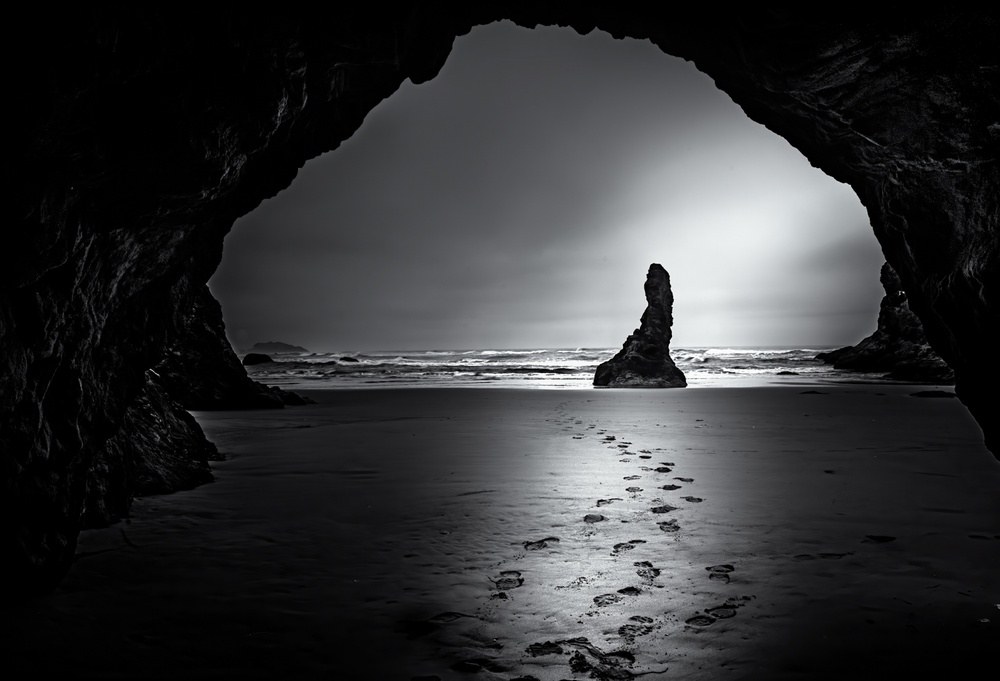
#> input picture assignment_one/shadows-light.jpg, 1000 x 681 px, shrunk from 1500 x 1021 before the run
$ jupyter execute q12.ipynb
#> lines starting #> are read from the running program, lines starting #| are printed output that depends on the picture
Question 12

[cell 1]
import cv2
import numpy as np
import matplotlib.pyplot as plt

img = cv2.imread('shadows-light.jpg', cv2.IMREAD_GRAYSCALE)
#> img: shape (681, 1000); min 0, max 255, mean 51.4
if img is None:
    raise FileNotFoundError("Image not found. Please check the path and filename.")

# Convert to float and take Log (add 1 to avoid log(0))
img_float = np.float32(img) + 1.0
log_img = np.log(img_float)
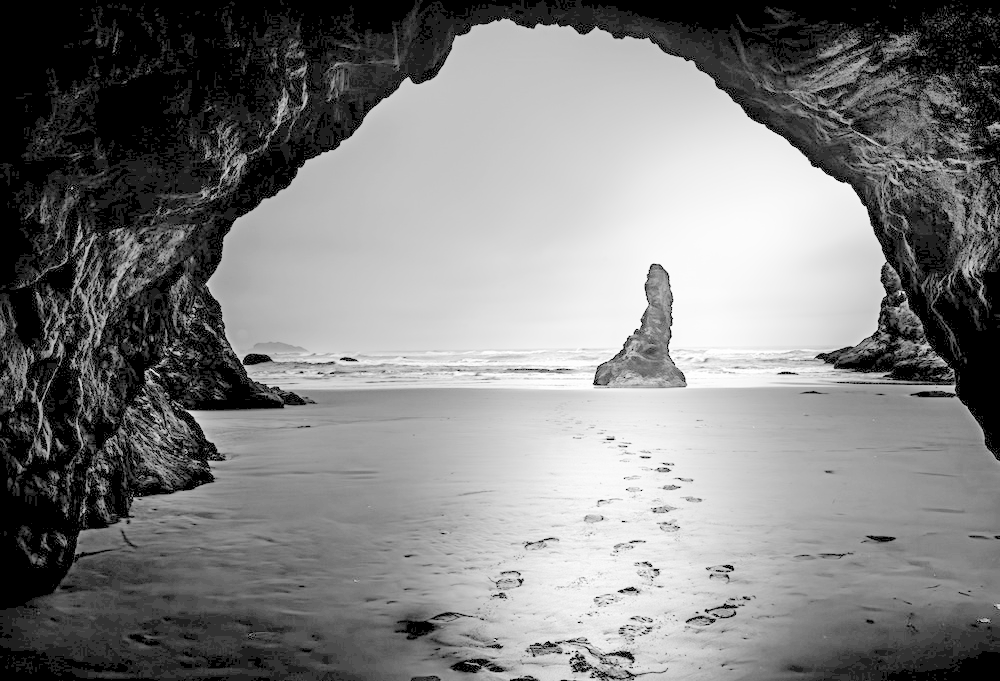
#> log_img: shape (681, 1000) float32; min 0, max 5.55, mean 2.77; drawn with min black and max white

# FFT
fft = np.fft.fft2(log_img)
fft_shift = np.fft.fftshift(fft)

# Create Gaussian High-Pass Filter (Vectorized for speed)
rows, cols = img.shape
#> rows = 681; cols = 1000
crow, ccol = rows // 2, cols // 2
#> crow = 340; ccol = 500

D0 = 80
gamma_l = 0.5
gamma_h = 2.0

# Create a grid of coordinates
u, v = np.meshgrid(np.arange(rows), np.arange(cols), indexing='ij')
D = np.sqrt((u - crow)**2 + (v - ccol)**2)

# Calculate H(u,v)
H = (gamma_h - gamma_l) * (1 - np.exp(-(D**2) / (2 * (D0**2)))) + gamma_l

# Apply Filter and Inverse FFT
filtered_fft = fft_shift * H
ifft_shift = np.fft.ifftshift(filtered_fft)
img_back = np.real(np.fft.ifft2(ifft_shift))
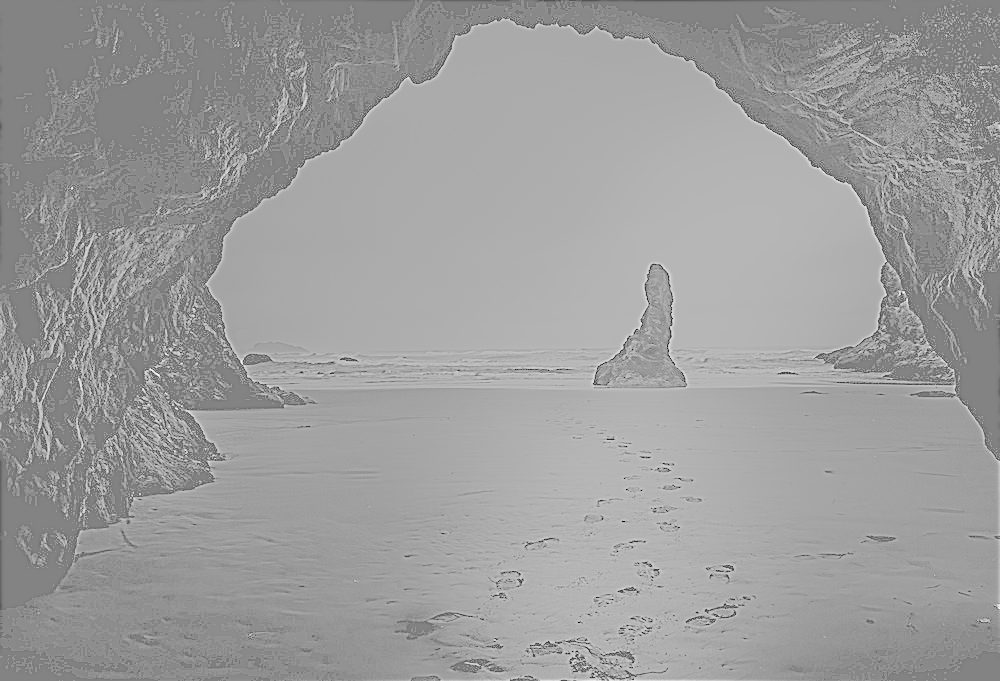
#> img_back: shape (681, 1000) float64; min -6.99, max 6.6, mean 1.38; drawn with min black and max white

# Final Normalization and Exponential
# Bring img_back into a stable range before exp to prevent overflow
img_back = cv2.normalize(img_back, None, 0, 5, cv2.NORM_MINMAX)
img_final = np.exp(img_back)
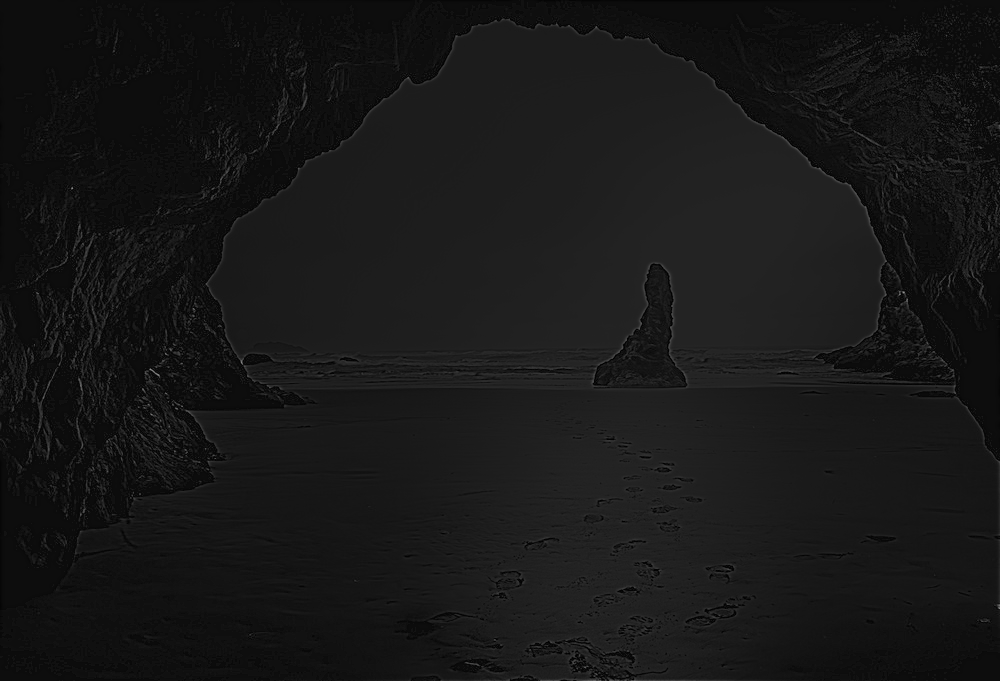
#> img_final: shape (681, 1000) float64; min 1, max 148.4, mean 23.7

# Final stretch to 0-255 for display
img_final = cv2.normalize(img_final, None, 0, 255, cv2.NORM_MINMAX)
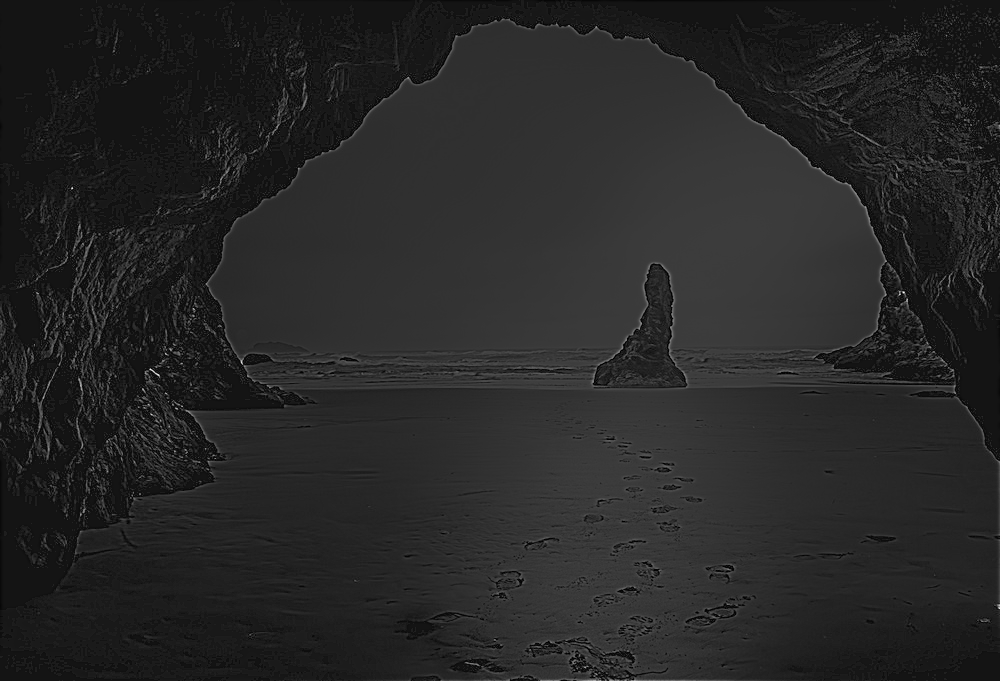
#> img_final: shape (681, 1000) float64; min 6e-17, max 255, mean 39.2
img_final = np.uint8(img_final)

# Display
plt.figure(figsize=(10, 5))
plt.subplot(1, 2, 1);
plt.title("Original");
plt.imshow(img, cmap='gray');
plt.axis('off')

plt.subplot(1, 2, 2);
plt.title("Homomorphic Filtered");
plt.imshow(img_final, cmap='gray');
plt.axis('off')
plt.tight_layout()
plt.show()

$ run again, with assignment_one/emma-noise.jpg copied over assignment_one/shadows-light.jpg
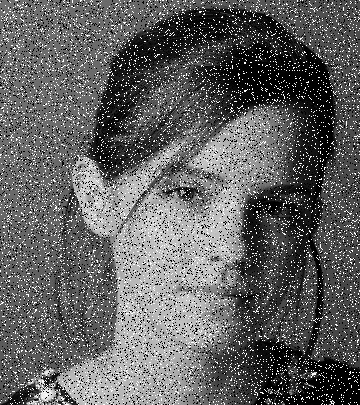
#> input picture assignment_one/emma-noise.jpg, 360 x 405 px
#> img is the input picture: shape (405, 360); min 0, max 255, mean 97.6
#> `img_back = np.real(np.fft.ifft2(ifft_shift))`:
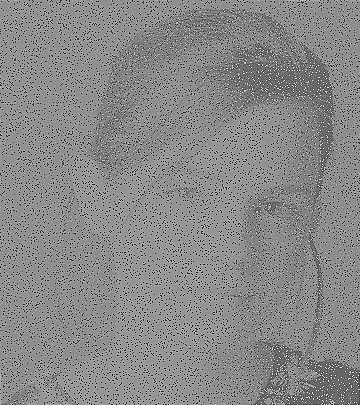
#> img_back: shape (405, 360) float64; min -5.94, max 8.78, mean 1.97; drawn with min black and max white
#> `img_final = cv2.normalize(img_final, None, 0, 255, cv2.NORM_MINMAX)`:
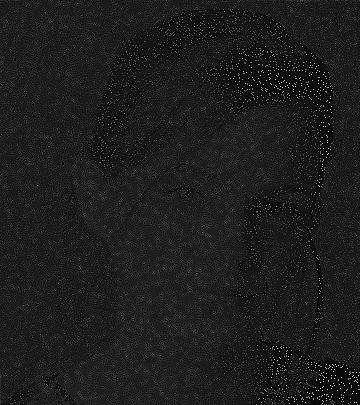
#> img_final: shape (405, 360) float64; min 3e-17, max 255, mean 29.3

$ run again, with assignment_one/highlights_and_shadows.jpg copied over assignment_one/shadows-light.jpg
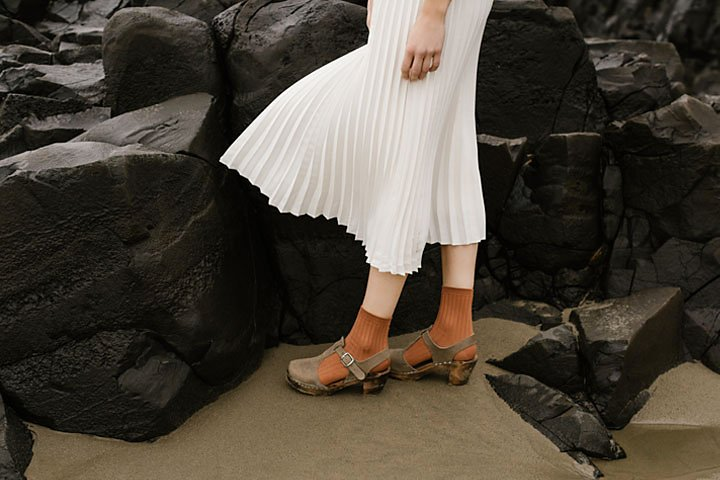
#> input picture assignment_one/highlights_and_shadows.jpg, 720 x 480 px
#> `img_back = np.real(np.fft.ifft2(ifft_shift))`:
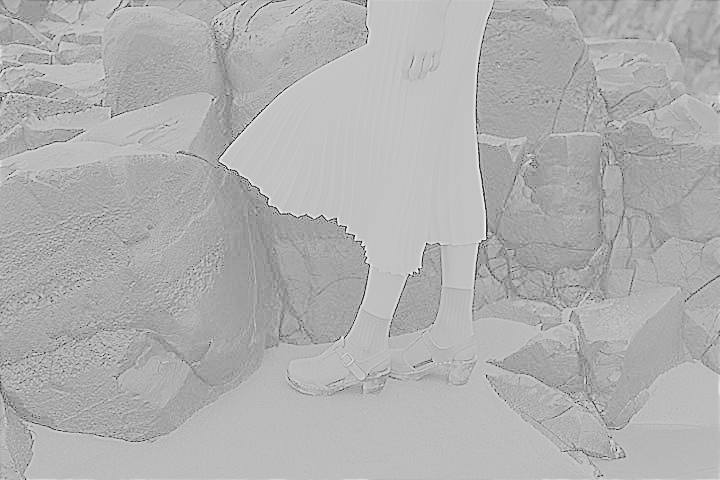
#> img_back: shape (480, 720) float64; min -5.4, max 5.15, mean 1.89; drawn with min black and max white
#> `img_final = cv2.normalize(img_final, None, 0, 255, cv2.NORM_MINMAX)`:
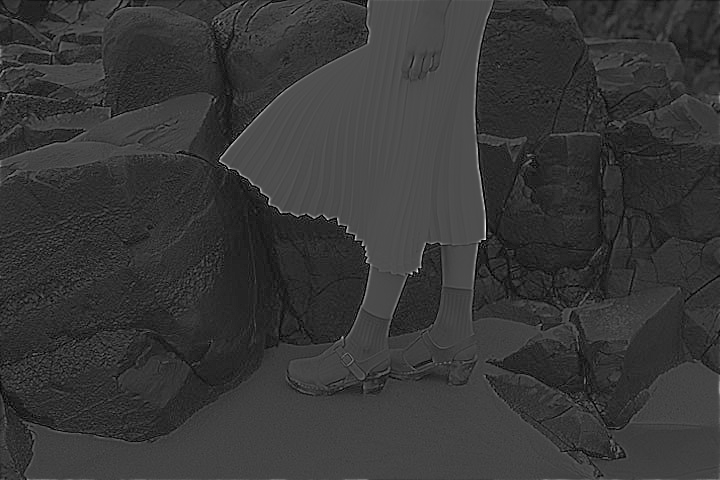
#> img_final: shape (480, 720) float64; min -6e-17, max 255, mean 55.8; drawn with min black and max white
